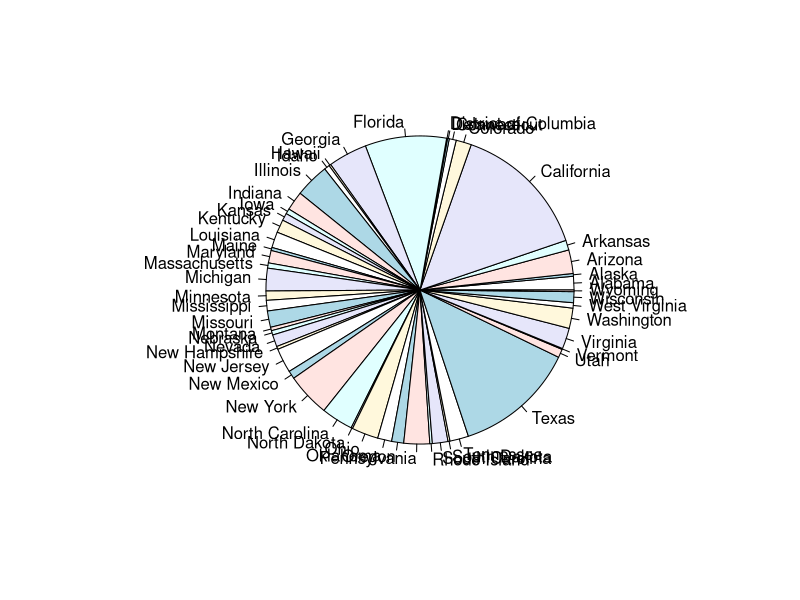

Source code (R):
## ---- chunk 1
Path <- "~/Documents/R Programming/Census"
setwd(Path)
getwd()
install.packages("openxlsx")
library(openxlsx)
abc<-read.xlsx("spreadsheet.xlsx")
## ---- chunk 2
abc<- abc[-c(1,2),]
## ---- chunk 3
abc <-abc[,-c(9:12)]
## ---- chunk 4
abc$State <- gsub("…","", abc$State, fixed = TRUE)
abc$State <- gsub(".","", abc$State, fixed = TRUE)
head(abc, 5)
str(abc$State)
abc$State
## ---- chunk 5
abc$`Medicaid.Expansion.State?.Yes.(Y).or.No.(N)1` <-gsub("\\+","",abc$`Medicaid.Expansion.State?.Yes.(Y).or.No.(N)1`)
## ---- chunk 6
abc$`2013.Uninsured` <- as.numeric(abc$`2013.Uninsured`)
abc$`2014.Uninsured` <- as.numeric(abc$`2014.Uninsured`)
abc$`2015.Uninsured` <- as.numeric(abc$`2015.Uninsured`)
abc$X4 <- as.numeric(abc$X4)
str(abc)
## ---- chunk 7
pie(abc$`2013.Uninsured`, labels=abc$State) 

## ---- chunk 8
install.packages("maps")
library(maps)
install.packages(ggplot2)
library(ggplot2)
install.packages("data.table")
library(data.table)
